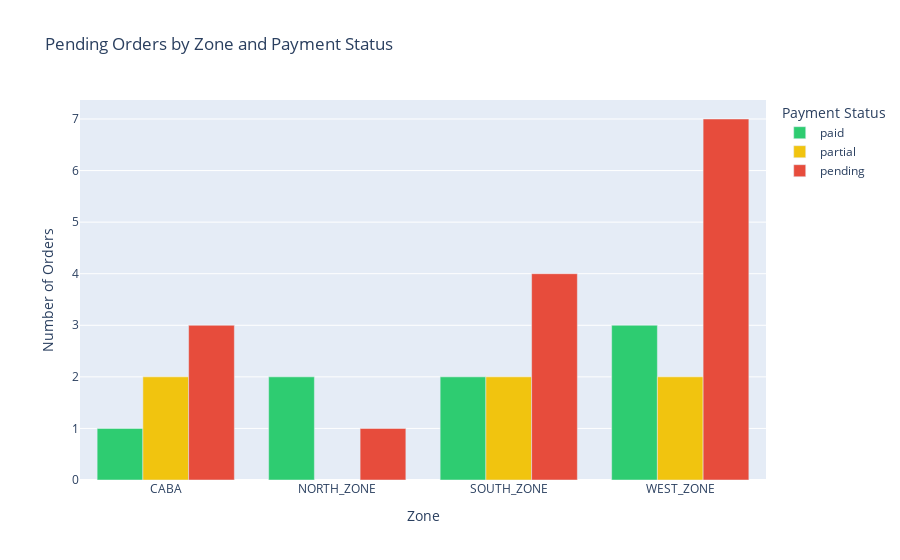

Source (notebook cell):
### Code cell
# Chart 3: Orders by Payment Status and Zone
payment_zone = pending_orders.groupby(["delivery_zone_id", "payment_status"]).size().reset_index(name="count")

fig = px.bar(
    payment_zone,
    x="delivery_zone_id",
    y="count",
    color="payment_status",
    title="Pending Orders by Zone and Payment Status",
    labels={"delivery_zone_id": "Zone", "count": "Number of Orders", "payment_status": "Payment Status"},
    barmode="group",
    color_discrete_map={"paid": "#2ecc71", "partial": "#f1c40f", "pending": "#e74c3c"}
)
fig.show()

### Figure 1 — Plotly figure (JSON) as saved in the notebook; plotly's stock layout.template omitted (floating-point values rounded to 4 significant figures)
{"data": [{"alignmentgroup": "True", "hovertemplate": "Payment Status=paid<br>Zone=%{x}<br>Number of Orders=%{y}<extra></extra>", "legendgroup": "paid", "marker": {"color": "#2ecc71", "pattern": {"shape": ""}}, "name": "paid", "offsetgroup": "paid", "orientation": "v", "showlegend": true, "textposition": "auto", "type": "bar", "x": ["CABA", "NORTH_ZONE", "SOUTH_ZONE", "WEST_ZONE"], "xaxis": "x", "y": [1, 2, 2, 3], "yaxis": "y"}, {"alignmentgroup": "True", "hovertemplate": "Payment Status=partial<br>Zone=%{x}<br>Number of Orders=%{y}<extra></extra>", "legendgroup": "partial", "marker": {"color": "#f1c40f", "pattern": {"shape": ""}}, "name": "partial", "offsetgroup": "partial", "orientation": "v", "showlegend": true, "textposition": "auto", "type": "bar", "x": ["CABA", "SOUTH_ZONE", "WEST_ZONE"], "xaxis": "x", "y": [2, 2, 2], "yaxis": "y"}, {"alignmentgroup": "True", "hovertemplate": "Payment Status=pending<br>Zone=%{x}<br>Number of Orders=%{y}<extra></extra>", "legendgroup": "pending", "marker": {"color": "#e74c3c", "pattern": {"shape": ""}}, "name": "pending", "offsetgroup": "pending", "orientation": "v", "showlegend": true, "textposition": "auto", "type": "bar", "x": ["CABA", "NORTH_ZONE", "SOUTH_ZONE", "WEST_ZONE"], "xaxis": "x", "y": [3, 1, 4, 7], "yaxis": "y"}], "layout": {"barmode": "group", "legend": {"title": {"text": "Payment Status"}, "tracegroupgap": 0}, "title": {"text": "Pending Orders by Zone and Payment Status"}, "xaxis": {"anchor": "y", "domain": [0, 1], "title": {"text": "Zone"}}, "yaxis": {"anchor": "x", "domain": [0, 1], "title": {"text": "Number of Orders"}}}}
